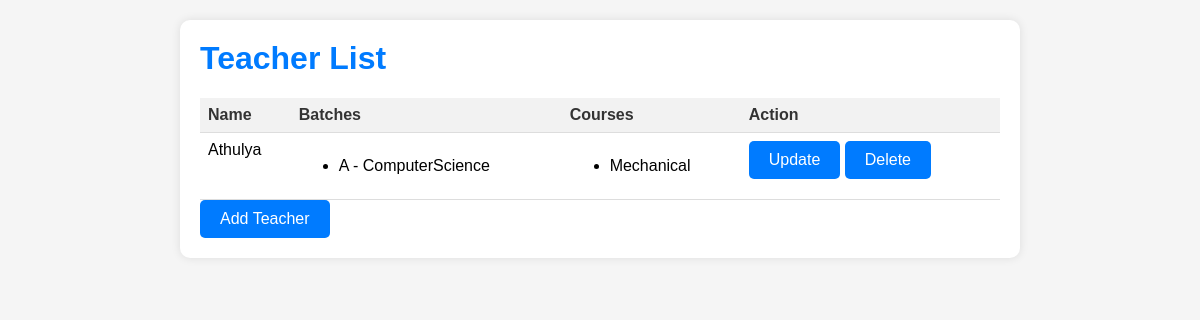
The page /teacherapp/viewteacher/ on the database its author committed.
### studentapp/models.py (models this page shows, shortened)
class Teacher(models.Model):
    username = models.CharField(max_length=100,null=True)
    password = models.CharField(max_length=100,null=True)
    name = models.CharField(max_length=55)
    batches = models.ManyToManyField(Batch, related_name="teachers")
    courses = models.ManyToManyField(Course, related_name="teachers")
    email = models.EmailField(max_length=34,blank=False)

class Batch(models.Model):
    name = models.CharField(max_length=55)
    course = models.ForeignKey(Course, on_delete=models.CASCADE, related_name="batches")
    start_date = models.DateField()
    end_date = models.DateField()

class Course(models.Model):
    name = models.CharField(max_length=55)
    description = models.CharField(max_length=255)

### teacherapp/views.py (the view)
# urls.py: path('viewteacher/',viewteacher.as_view(), name = 'teacher_view'),
class viewteacher(View):
    def get(self,request):
        item = Teacher.objects.all()
        form = TeacherForm()
        context = {'form': form, 'item': item}
        return render(request,'teacherview.html',context)

### teacherapp/templates/teacherview.html (shortened to what this page needs)
<!DOCTYPE html>
<html lang="en">
<head>
</head>
<body>
    <div class="container">
        <h1>Teacher List</h1>
        <table>
            <thead>
                <tr>
                    <th>Name</th>
                    <th>Batches</th>
                    <th>Courses</th>
                    <th>Action</th>
                </tr>
            </thead>
            <tbody>
                {% for teacher in item %}
                <tr>
                    <td>{{ teacher.name }}</td>
                    <td>
                        <ul>
                            {% for batch in teacher.batches.all %}
                            <li>{{ batch.name }} - {{ batch.course.name }}</li>
                            {% endfor %}
                        </ul>
                    </td>
                    <td>
                        <ul>
                            {% for course in teacher.courses.all %}
                            <li>{{ course.name }}</li>
                            {% endfor %}
                        </ul>
                    </td>
                    <td>
                        <a href="{% url 'teacherapp:update_teacher' teacher.pk %}">Update</a>
                        <a href="{% url 'teacherapp:delete' teacher.pk %}">Delete</a>
                    </td>
                </tr>
                {% endfor %}
            </tbody>
        </table>
        <a href="{% url 'teacherapp:add_teacher' %}">Add Teacher</a>
    </div>
</body>
</html>

### teacherapp/templates/teacherview.html (style rules this page uses)
body { font-family: Arial, sans-serif; background-color: #f5f5f5; margin: 0; padding: 0; }
.container { max-width: 800px; margin: 20px auto; padding: 20px; background-color: #fff; border-radius: 10px; box-shadow: 0 0 10px rgba(0, 0, 0, 0.1); }
h1 { color: #007bff; margin-top: 0; }
table { width: 100%; border-collapse: collapse; margin-top: 10px; }
th, td { padding: 8px; border-bottom: 1px solid #ddd; }
th { background-color: #f2f2f2; color: #333; text-align: left; }
td { vertical-align: top; }
a { display: inline-block; padding: 10px 20px; background-color: #007bff; color: #fff; text-decoration: none; border-radius: 5px; }

### rows shown on the page
Teacher: name "Athulya"
Batch: name "A", course.name "ComputerScience"
Course: name "Mechanical"
